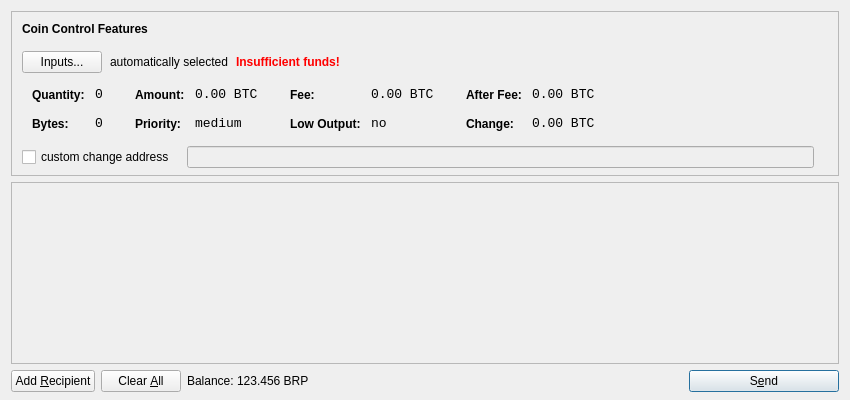
<?xml version="1.0" encoding="UTF-8"?>
<ui version="4.0">
 <class>SendCoinsDialog</class>
 <widget class="QDialog" name="SendCoinsDialog">
  <property name="geometry">
   <rect>
    <x>0</x>
    <y>0</y>
    <width>850</width>
    <height>400</height>
   </rect>
  </property>
  <property name="windowTitle">
   <string>Send Coins</string>
  </property>
  <layout class="QVBoxLayout" name="verticalLayout" stretch="0,1,0">
   <property name="bottomMargin">
    <number>8</number>
   </property>
   <item>
    <widget class="QFrame" name="frameCoinControl">
     <property name="sizePolicy">
      <sizepolicy hsizetype="Expanding" vsizetype="Expanding">
       <horstretch>0</horstretch>
       <verstretch>0</verstretch>
      </sizepolicy>
     </property>
     <property name="maximumSize">
      <size>
       <width>16777215</width>
       <height>16777215</height>
      </size>
     </property>
     <property name="frameShape">
      <enum>QFrame::StyledPanel</enum>
     </property>
     <property name="frameShadow">
      <enum>QFrame::Sunken</enum>
     </property>
     <layout class="QVBoxLayout" name="verticalLayoutCoinControl2">
      <property name="spacing">
       <number>-1</number>
      </property>
      <property name="leftMargin">
       <number>0</number>
      </property>
      <property name="topMargin">
       <number>0</number>
      </property>
      <property name="rightMargin">
       <number>0</number>
      </property>
      <property name="bottomMargin">
       <number>6</number>
      </property>
      <item>
       <layout class="QVBoxLayout" name="verticalLayoutCoinControl" stretch="0,0,0,0,1">
        <property name="spacing">
         <number>0</number>
        </property>
        <property name="leftMargin">
         <number>10</number>
        </property>
        <property name="topMargin">
         <number>10</number>
        </property>
        <item>
         <layout class="QHBoxLayout" name="horizontalLayoutCoinControl1">
          <property name="bottomMargin">
           <number>15</number>
          </property>
          <item>
           <widget class="QLabel" name="labelCoinControlFeatures">
            <property name="sizePolicy">
             <sizepolicy hsizetype="Preferred" vsizetype="Maximum">
              <horstretch>0</horstretch>
              <verstretch>0</verstretch>
             </sizepolicy>
            </property>
            <property name="font">
             <font>
              <weight>75</weight>
              <bold>true</bold>
             </font>
            </property>
            <property name="styleSheet">
             <string notr="true">font-weight:bold;</string>
            </property>
            <property name="text">
             <string>Coin Control Features</string>
            </property>
           </widget>
          </item>
         </layout>
        </item>
        <item>
         <layout class="QHBoxLayout" name="horizontalLayoutCoinControl2" stretch="0,0,0,0">
          <property name="spacing">
           <number>8</number>
          </property>
          <property name="bottomMargin">
           <number>10</number>
          </property>
          <item>
           <widget class="QPushButton" name="pushButtonCoinControl">
            <property name="styleSheet">
             <string notr="true"/>
            </property>
            <property name="text">
             <string>Inputs...</string>
            </property>
           </widget>
          </item>
          <item>
           <widget class="QLabel" name="labelCoinControlAutomaticallySelected">
            <property name="text">
             <string>automatically selected</string>
            </property>
            <property name="margin">
             <number>5</number>
            </property>
           </widget>
          </item>
          <item>
           <widget class="QLabel" name="labelCoinControlInsuffFunds">
            <property name="font">
             <font>
              <weight>75</weight>
              <bold>true</bold>
             </font>
            </property>
            <property name="styleSheet">
             <string notr="true">color:red;font-weight:bold;</string>
            </property>
            <property name="text">
             <string>Insufficient funds!</string>
            </property>
            <property name="margin">
             <number>5</number>
            </property>
           </widget>
          </item>
          <item>
           <spacer name="horizontalSpacerCoinControl">
            <property name="orientation">
             <enum>Qt::Horizontal</enum>
            </property>
            <property name="sizeHint" stdset="0">
             <size>
              <width>40</width>
              <height>1</height>
             </size>
            </property>
           </spacer>
          </item>
         </layout>
        </item>
        <item>
         <widget class="QWidget" name="widgetCoinControl" native="true">
          <property name="sizePolicy">
           <sizepolicy hsizetype="Preferred" vsizetype="Preferred">
            <horstretch>0</horstretch>
            <verstretch>0</verstretch>
           </sizepolicy>
          </property>
          <property name="minimumSize">
           <size>
            <width>0</width>
            <height>0</height>
           </size>
          </property>
          <property name="styleSheet">
           <string notr="true"/>
          </property>
          <layout class="QHBoxLayout" name="horizontalLayoutCoinControl5">
           <property name="margin">
            <number>0</number>
           </property>
           <item>
            <layout class="QHBoxLayout" name="horizontalLayoutCoinControl3" stretch="0,0,0,1">
             <property name="spacing">
              <number>20</number>
             </property>
             <property name="topMargin">
              <number>0</number>
             </property>
             <property name="bottomMargin">
              <number>10</number>
             </property>
             <item>
              <layout class="QFormLayout" name="formLayoutCoinControl1">
               <property name="horizontalSpacing">
                <number>10</number>
               </property>
               <property name="verticalSpacing">
                <number>14</number>
               </property>
               <property name="leftMargin">
                <number>10</number>
               </property>
               <property name="topMargin">
                <number>4</number>
               </property>
               <property name="rightMargin">
                <number>6</number>
               </property>
               <item row="0" column="0">
                <widget class="QLabel" name="labelCoinControlQuantityText">
                 <property name="styleSheet">
                  <string notr="true">font-weight:bold;</string>
                 </property>
                 <property name="text">
                  <string>Quantity:</string>
                 </property>
                 <property name="margin">
                  <number>0</number>
                 </property>
                </widget>
               </item>
               <item row="0" column="1">
                <widget class="QLabel" name="labelCoinControlQuantity">
                 <property name="font">
                  <font>
                   <family>Monospace</family>
                   <pointsize>10</pointsize>
                  </font>
                 </property>
                 <property name="cursor">
                  <cursorShape>IBeamCursor</cursorShape>
                 </property>
                 <property name="contextMenuPolicy">
                  <enum>Qt::ActionsContextMenu</enum>
                 </property>
                 <property name="text">
                  <string notr="true">0</string>
                 </property>
                 <property name="margin">
                  <number>0</number>
                 </property>
                 <property name="textInteractionFlags">
                  <set>Qt::LinksAccessibleByMouse|Qt::TextSelectableByKeyboard|Qt::TextSelectableByMouse</set>
                 </property>
                </widget>
               </item>
               <item row="1" column="0">
                <widget class="QLabel" name="labelCoinControlBytesText">
                 <property name="styleSheet">
                  <string notr="true">font-weight:bold;</string>
                 </property>
                 <property name="text">
                  <string>Bytes:</string>
                 </property>
                </widget>
               </item>
               <item row="1" column="1">
                <widget class="QLabel" name="labelCoinControlBytes">
                 <property name="font">
                  <font>
                   <family>Monospace</family>
                   <pointsize>10</pointsize>
                  </font>
                 </property>
                 <property name="cursor">
                  <cursorShape>IBeamCursor</cursorShape>
                 </property>
                 <property name="contextMenuPolicy">
                  <enum>Qt::ActionsContextMenu</enum>
                 </property>
                 <property name="text">
                  <string notr="true">0</string>
                 </property>
                 <property name="textInteractionFlags">
                  <set>Qt::LinksAccessibleByMouse|Qt::TextSelectableByKeyboard|Qt::TextSelectableByMouse</set>
                 </property>
                </widget>
               </item>
              </layout>
             </item>
             <item>
              <layout class="QFormLayout" name="formLayoutCoinControl2">
               <property name="horizontalSpacing">
                <number>10</number>
               </property>
               <property name="verticalSpacing">
                <number>14</number>
               </property>
               <property name="leftMargin">
                <number>6</number>
               </property>
               <property name="topMargin">
                <number>4</number>
               </property>
               <property name="rightMargin">
                <number>6</number>
               </property>
               <item row="0" column="0">
                <widget class="QLabel" name="labelCoinControlAmountText">
                 <property name="styleSheet">
                  <string notr="true">font-weight:bold;</string>
                 </property>
                 <property name="text">
                  <string>Amount:</string>
                 </property>
                 <property name="margin">
                  <number>0</number>
                 </property>
                </widget>
               </item>
               <item row="0" column="1">
                <widget class="QLabel" name="labelCoinControlAmount">
                 <property name="font">
                  <font>
                   <family>Monospace</family>
                   <pointsize>10</pointsize>
                  </font>
                 </property>
                 <property name="cursor">
                  <cursorShape>IBeamCursor</cursorShape>
                 </property>
                 <property name="contextMenuPolicy">
                  <enum>Qt::ActionsContextMenu</enum>
                 </property>
                 <property name="text">
                  <string notr="true">0.00 BTC</string>
                 </property>
                 <property name="textInteractionFlags">
                  <set>Qt::LinksAccessibleByMouse|Qt::TextSelectableByKeyboard|Qt::TextSelectableByMouse</set>
                 </property>
                </widget>
               </item>
               <item row="1" column="0">
                <widget class="QLabel" name="labelCoinControlPriorityText">
                 <property name="styleSheet">
                  <string notr="true">font-weight:bold;</string>
                 </property>
                 <property name="text">
                  <string>Priority:</string>
                 </property>
                </widget>
               </item>
               <item row="1" column="1">
                <widget class="QLabel" name="labelCoinControlPriority">
                 <property name="font">
                  <font>
                   <family>Monospace</family>
                   <pointsize>10</pointsize>
                  </font>
                 </property>
                 <property name="cursor">
                  <cursorShape>IBeamCursor</cursorShape>
                 </property>
                 <property name="contextMenuPolicy">
                  <enum>Qt::ActionsContextMenu</enum>
                 </property>
                 <property name="text">
                  <string>medium</string>
                 </property>
                 <property name="textInteractionFlags">
                  <set>Qt::LinksAccessibleByMouse|Qt::TextSelectableByKeyboard|Qt::TextSelectableByMouse</set>
                 </property>
                </widget>
               </item>
              </layout>
             </item>
             <item>
              <layout class="QFormLayout" name="formLayoutCoinControl3">
               <property name="horizontalSpacing">
                <number>10</number>
               </property>
               <property name="verticalSpacing">
                <number>14</number>
               </property>
               <property name="leftMargin">
                <number>6</number>
               </property>
               <property name="topMargin">
                <number>4</number>
               </property>
               <property name="rightMargin">
                <number>6</number>
               </property>
               <item row="0" column="0">
                <widget class="QLabel" name="labelCoinControlFeeText">
                 <property name="styleSheet">
                  <string notr="true">font-weight:bold;</string>
                 </property>
                 <property name="text">
                  <string>Fee:</string>
                 </property>
                 <property name="margin">
                  <number>0</number>
                 </property>
                </widget>
               </item>
               <item row="0" column="1">
                <widget class="QLabel" name="labelCoinControlFee">
                 <property name="font">
                  <font>
                   <family>Monospace</family>
                   <pointsize>10</pointsize>
                  </font>
                 </property>
                 <property name="cursor">
                  <cursorShape>IBeamCursor</cursorShape>
                 </property>
                 <property name="contextMenuPolicy">
                  <enum>Qt::ActionsContextMenu</enum>
                 </property>
                 <property name="text">
                  <string notr="true">0.00 BTC</string>
                 </property>
                 <property name="textInteractionFlags">
                  <set>Qt::LinksAccessibleByMouse|Qt::TextSelectableByKeyboard|Qt::TextSelectableByMouse</set>
                 </property>
                </widget>
               </item>
               <item row="1" column="0">
                <widget class="QLabel" name="labelCoinControlLowOutputText">
                 <property name="styleSheet">
                  <string notr="true">font-weight:bold;</string>
                 </property>
                 <property name="text">
                  <string>Low Output:</string>
                 </property>
                </widget>
               </item>
               <item row="1" column="1">
                <widget class="QLabel" name="labelCoinControlLowOutput">
                 <property name="font">
                  <font>
                   <family>Monospace</family>
                   <pointsize>10</pointsize>
                  </font>
                 </property>
                 <property name="cursor">
                  <cursorShape>IBeamCursor</cursorShape>
                 </property>
                 <property name="contextMenuPolicy">
                  <enum>Qt::ActionsContextMenu</enum>
                 </property>
                 <property name="text">
                  <string>no</string>
                 </property>
                 <property name="textInteractionFlags">
                  <set>Qt::LinksAccessibleByMouse|Qt::TextSelectableByKeyboard|Qt::TextSelectableByMouse</set>
                 </property>
                </widget>
               </item>
              </layout>
             </item>
             <item>
              <layout class="QFormLayout" name="formLayoutCoinControl4">
               <property name="horizontalSpacing">
                <number>10</number>
               </property>
               <property name="verticalSpacing">
                <number>14</number>
               </property>
               <property name="leftMargin">
                <number>6</number>
               </property>
               <property name="topMargin">
                <number>4</number>
               </property>
               <property name="rightMargin">
                <number>6</number>
               </property>
               <item row="0" column="0">
                <widget class="QLabel" name="labelCoinControlAfterFeeText">
                 <property name="styleSheet">
                  <string notr="true">font-weight:bold;</string>
                 </property>
                 <property name="text">
                  <string>After Fee:</string>
                 </property>
                 <property name="margin">
                  <number>0</number>
                 </property>
                </widget>
               </item>
               <item row="0" column="1">
                <widget class="QLabel" name="labelCoinControlAfterFee">
                 <property name="font">
                  <font>
                   <family>Monospace</family>
                   <pointsize>10</pointsize>
                  </font>
                 </property>
                 <property name="cursor">
                  <cursorShape>IBeamCursor</cursorShape>
                 </property>
                 <property name="contextMenuPolicy">
                  <enum>Qt::ActionsContextMenu</enum>
                 </property>
                 <property name="text">
                  <string notr="true">0.00 BTC</string>
                 </property>
                 <property name="textInteractionFlags">
                  <set>Qt::LinksAccessibleByMouse|Qt::TextSelectableByKeyboard|Qt::TextSelectableByMouse</set>
                 </property>
                </widget>
               </item>
               <item row="1" column="0">
                <widget class="QLabel" name="labelCoinControlChangeText">
                 <property name="styleSheet">
                  <string notr="true">font-weight:bold;</string>
                 </property>
                 <property name="text">
                  <string>Change:</string>
                 </property>
                </widget>
               </item>
               <item row="1" column="1">
                <widget class="QLabel" name="labelCoinControlChange">
                 <property name="font">
                  <font>
                   <family>Monospace</family>
                   <pointsize>10</pointsize>
                  </font>
                 </property>
                 <property name="cursor">
                  <cursorShape>IBeamCursor</cursorShape>
                 </property>
                 <property name="contextMenuPolicy">
                  <enum>Qt::ActionsContextMenu</enum>
                 </property>
                 <property name="text">
                  <string notr="true">0.00 BTC</string>
                 </property>
                 <property name="textInteractionFlags">
                  <set>Qt::LinksAccessibleByMouse|Qt::TextSelectableByKeyboard|Qt::TextSelectableByMouse</set>
                 </property>
                </widget>
               </item>
              </layout>
             </item>
            </layout>
           </item>
          </layout>
         </widget>
        </item>
        <item>
         <layout class="QHBoxLayout" name="horizontalLayoutCoinControl4" stretch="0,0,0">
          <property name="spacing">
           <number>12</number>
          </property>
          <property name="sizeConstraint">
           <enum>QLayout::SetDefaultConstraint</enum>
          </property>
          <property name="topMargin">
           <number>5</number>
          </property>
          <property name="rightMargin">
           <number>5</number>
          </property>
          <item>
           <widget class="QCheckBox" name="checkBoxCoinControlChange">
            <property name="text">
             <string>custom change address</string>
            </property>
           </widget>
          </item>
          <item>
           <widget class="QLineEdit" name="lineEditCoinControlChange">
            <property name="enabled">
             <bool>false</bool>
            </property>
            <property name="sizePolicy">
             <sizepolicy hsizetype="Expanding" vsizetype="Fixed">
              <horstretch>0</horstretch>
              <verstretch>0</verstretch>
             </sizepolicy>
            </property>
           </widget>
          </item>
          <item>
           <widget class="QLabel" name="labelCoinControlChangeLabel">
            <property name="sizePolicy">
             <sizepolicy hsizetype="Preferred" vsizetype="Expanding">
              <horstretch>0</horstretch>
              <verstretch>0</verstretch>
             </sizepolicy>
            </property>
            <property name="minimumSize">
             <size>
              <width>0</width>
              <height>0</height>
             </size>
            </property>
            <property name="text">
             <string/>
            </property>
            <property name="margin">
             <number>3</number>
            </property>
           </widget>
          </item>
         </layout>
        </item>
        <item>
         <spacer name="verticalSpacerCoinControl">
          <property name="orientation">
           <enum>Qt::Vertical</enum>
          </property>
          <property name="sizeHint" stdset="0">
           <size>
            <width>800</width>
            <height>1</height>
           </size>
          </property>
         </spacer>
        </item>
       </layout>
      </item>
     </layout>
    </widget>
   </item>
   <item>
    <widget class="QScrollArea" name="scrollArea">
     <property name="widgetResizable">
      <bool>true</bool>
     </property>
     <widget class="QWidget" name="scrollAreaWidgetContents">
      <property name="geometry">
       <rect>
        <x>0</x>
        <y>0</y>
        <width>830</width>
        <height>165</height>
       </rect>
      </property>
      <layout class="QVBoxLayout" name="verticalLayout_2">
       <property name="margin">
        <number>0</number>
       </property>
       <item>
        <layout class="QVBoxLayout" name="entries">
         <property name="spacing">
          <number>6</number>
         </property>
        </layout>
       </item>
       <item>
        <spacer name="verticalSpacer">
         <property name="orientation">
          <enum>Qt::Vertical</enum>
         </property>
         <property name="sizeHint" stdset="0">
          <size>
           <width>20</width>
           <height>40</height>
          </size>
         </property>
        </spacer>
       </item>
      </layout>
     </widget>
    </widget>
   </item>
   <item>
    <layout class="QHBoxLayout" name="horizontalLayout">
     <item>
      <widget class="QPushButton" name="addButton">
       <property name="toolTip">
        <string>Send to multiple recipients at once</string>
       </property>
       <property name="text">
        <string>Add &amp;Recipient</string>
       </property>
       <property name="icon">
        <iconset resource="../bitcoin.qrc">
         <normaloff>:/icons/add</normaloff>:/icons/add</iconset>
       </property>
       <property name="autoDefault">
        <bool>false</bool>
       </property>
      </widget>
     </item>
     <item>
      <widget class="QPushButton" name="clearButton">
       <property name="sizePolicy">
        <sizepolicy hsizetype="Minimum" vsizetype="Fixed">
         <horstretch>0</horstretch>
         <verstretch>0</verstretch>
        </sizepolicy>
       </property>
       <property name="toolTip">
        <string>Remove all transaction fields</string>
       </property>
       <property name="text">
        <string>Clear &amp;All</string>
       </property>
       <property name="icon">
        <iconset resource="../bitcoin.qrc">
         <normaloff>:/icons/remove</normaloff>:/icons/remove</iconset>
       </property>
       <property name="autoRepeatDelay">
        <number>300</number>
       </property>
       <property name="autoDefault">
        <bool>false</bool>
       </property>
      </widget>
     </item>
     <item>
      <layout class="QHBoxLayout" name="horizontalLayout_2">
       <property name="spacing">
        <number>3</number>
       </property>
       <item>
        <widget class="QLabel" name="label">
         <property name="text">
          <string>Balance:</string>
         </property>
        </widget>
       </item>
       <item>
        <widget class="QLabel" name="labelBalance">
         <property name="cursor">
          <cursorShape>IBeamCursor</cursorShape>
         </property>
         <property name="text">
          <string>123.456 BRP</string>
         </property>
         <property name="textInteractionFlags">
          <set>Qt::LinksAccessibleByMouse|Qt::TextSelectableByKeyboard|Qt::TextSelectableByMouse</set>
         </property>
        </widget>
       </item>
      </layout>
     </item>
     <item>
      <spacer name="horizontalSpacer">
       <property name="orientation">
        <enum>Qt::Horizontal</enum>
       </property>
       <property name="sizeHint" stdset="0">
        <size>
         <width>40</width>
         <height>20</height>
        </size>
       </property>
      </spacer>
     </item>
     <item>
      <widget class="QPushButton" name="sendButton">
       <property name="minimumSize">
        <size>
         <width>150</width>
         <height>0</height>
        </size>
       </property>
       <property name="toolTip">
        <string>Confirm the send action</string>
       </property>
       <property name="text">
        <string>S&amp;end</string>
       </property>
       <property name="icon">
        <iconset resource="../bitcoin.qrc">
         <normaloff>:/icons/send</normaloff>:/icons/send</iconset>
       </property>
       <property name="default">
        <bool>true</bool>
       </property>
      </widget>
     </item>
    </layout>
   </item>
  </layout>
 </widget>
 <resources>
  <include location="../bitcoin.qrc"/>
 </resources>
 <connections/>
</ui>
